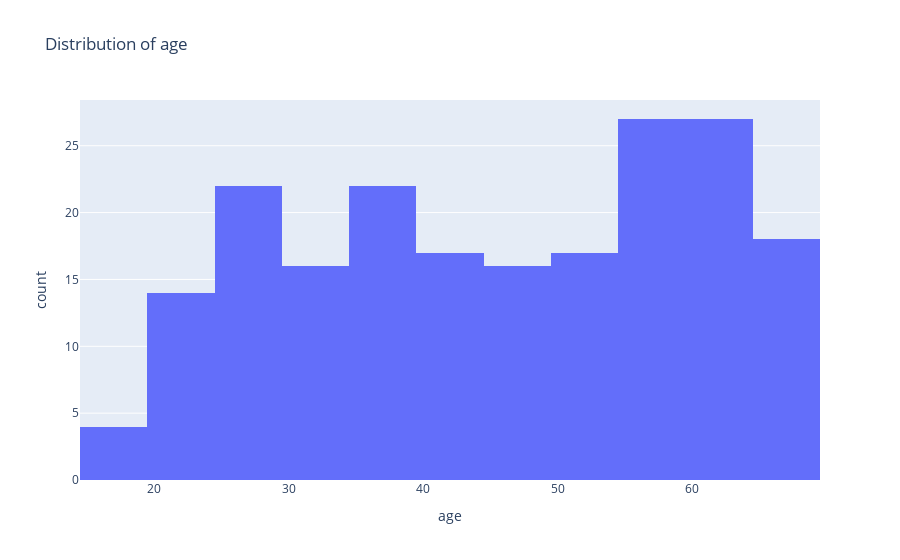
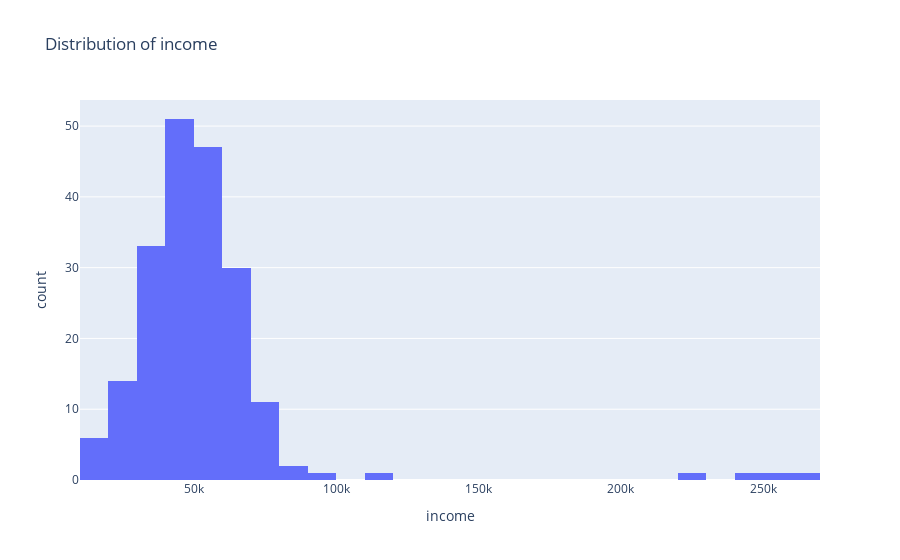
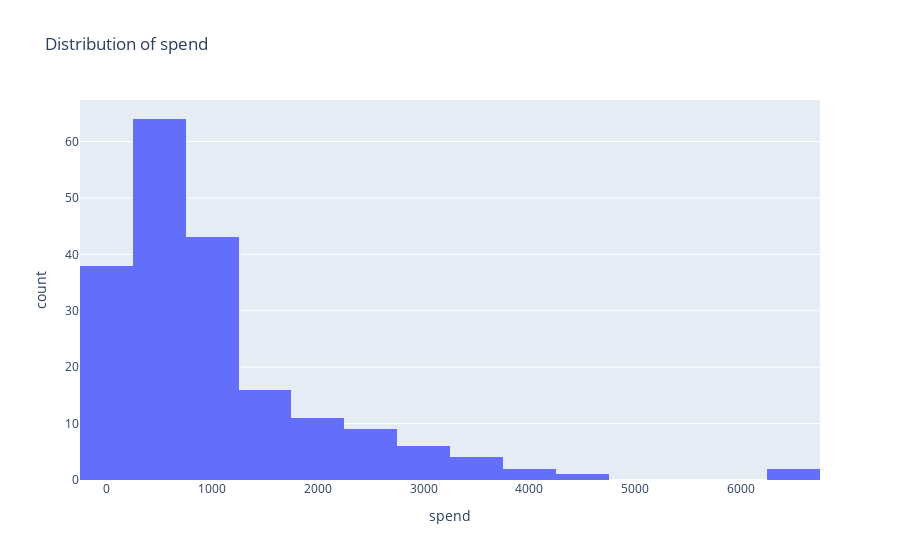
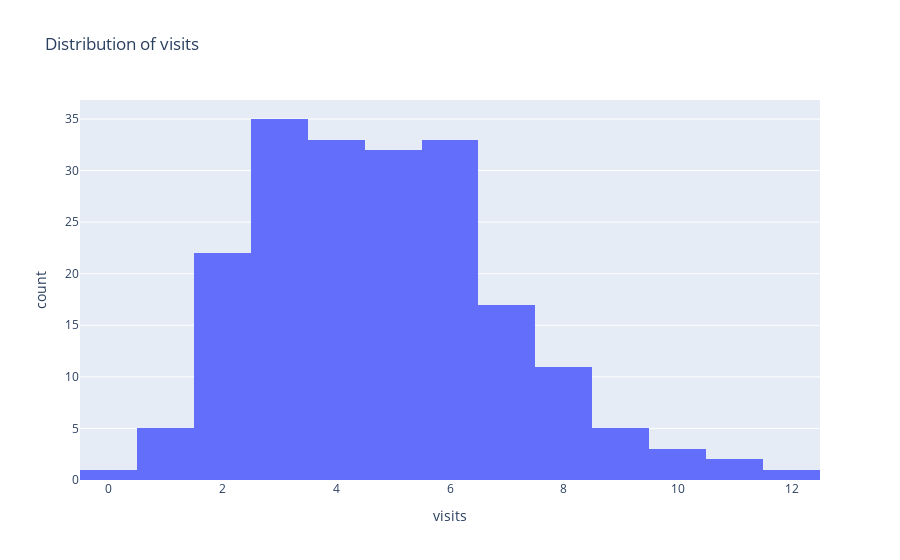

Here is the notebook cell these charts were saved with, in order:
### Code cell
# Generation de tous les graphiques EDA (Plotly interactif)
plots_resp = post("/eda/plots", {"dataset_id": ds_eda_id})
artifacts = plots_resp["artifacts"]

print(f"{len(artifacts)} graphiques generes : {list(artifacts.keys())}\n")

for name, plot_json in artifacts.items():
    show_plotly(plot_json)

# Interpretation :
# - Les histogrammes montrent la forme de la distribution (normale, asymetrique, bimodale)
# - Les bar charts revelent les desequilibres entre categories
# - Les boxplots permettent de comparer les distributions entre segments
#   et d'identifier d'eventuels outliers (points au-dela des moustaches)

### Figure 1 — Plotly figure (JSON) as saved in the notebook; plotly's stock layout.template omitted (floating-point values rounded to 4 significant figures; data arrays with more than 128 entries replaced by an {"elided": "..."} marker saying what was removed)
{"data": [{"bingroup": "x", "hovertemplate": "age=%{x}<br>count=%{y}<extra></extra>", "legendgroup": "", "marker": {"color": "#636efa", "pattern": {"shape": ""}}, "name": "", "orientation": "v", "showlegend": false, "type": "histogram", "x": {"elided": "200 int values"}, "xaxis": "x", "yaxis": "y"}], "layout": {"barmode": "relative", "legend": {"tracegroupgap": 0}, "title": {"text": "Distribution of age"}, "xaxis": {"anchor": "y", "domain": [0, 1], "title": {"text": "age"}}, "yaxis": {"anchor": "x", "domain": [0, 1], "title": {"text": "count"}}}}

### Figure 2 — Plotly figure (JSON) as saved in the notebook; plotly's stock layout.template omitted (floating-point values rounded to 4 significant figures; data arrays with more than 128 entries replaced by an {"elided": "..."} marker saying what was removed)
{"data": [{"bingroup": "x", "hovertemplate": "income=%{x}<br>count=%{y}<extra></extra>", "legendgroup": "", "marker": {"color": "#636efa", "pattern": {"shape": ""}}, "name": "", "orientation": "v", "showlegend": false, "type": "histogram", "x": {"elided": "200 float values"}, "xaxis": "x", "yaxis": "y"}], "layout": {"barmode": "relative", "legend": {"tracegroupgap": 0}, "title": {"text": "Distribution of income"}, "xaxis": {"anchor": "y", "domain": [0, 1], "title": {"text": "income"}}, "yaxis": {"anchor": "x", "domain": [0, 1], "title": {"text": "count"}}}}

### Figure 3 — Plotly figure (JSON) as saved in the notebook; plotly's stock layout.template omitted (floating-point values rounded to 4 significant figures; data arrays with more than 128 entries replaced by an {"elided": "..."} marker saying what was removed)
{"data": [{"bingroup": "x", "hovertemplate": "spend=%{x}<br>count=%{y}<extra></extra>", "legendgroup": "", "marker": {"color": "#636efa", "pattern": {"shape": ""}}, "name": "", "orientation": "v", "showlegend": false, "type": "histogram", "x": {"elided": "200 float values"}, "xaxis": "x", "yaxis": "y"}], "layout": {"barmode": "relative", "legend": {"tracegroupgap": 0}, "title": {"text": "Distribution of spend"}, "xaxis": {"anchor": "y", "domain": [0, 1], "title": {"text": "spend"}}, "yaxis": {"anchor": "x", "domain": [0, 1], "title": {"text": "count"}}}}

### Figure 4 — Plotly figure (JSON) as saved in the notebook; plotly's stock layout.template omitted (floating-point values rounded to 4 significant figures; data arrays with more than 128 entries replaced by an {"elided": "..."} marker saying what was removed)
{"data": [{"bingroup": "x", "hovertemplate": "visits=%{x}<br>count=%{y}<extra></extra>", "legendgroup": "", "marker": {"color": "#636efa", "pattern": {"shape": ""}}, "name": "", "orientation": "v", "showlegend": false, "type": "histogram", "x": {"elided": "200 int values"}, "xaxis": "x", "yaxis": "y"}], "layout": {"barmode": "relative", "legend": {"tracegroupgap": 0}, "title": {"text": "Distribution of visits"}, "xaxis": {"anchor": "y", "domain": [0, 1], "title": {"text": "visits"}}, "yaxis": {"anchor": "x", "domain": [0, 1], "title": {"text": "count"}}}}
